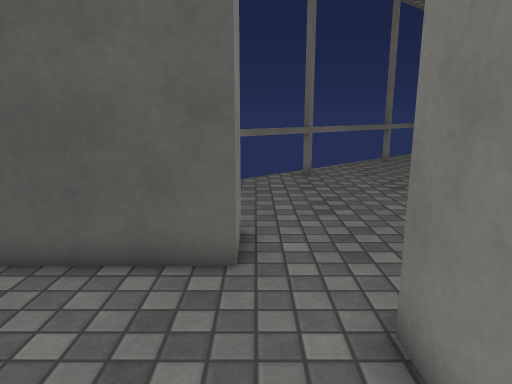
view 1 (above)

16 first-person views from a walk through a Unity game level. The camera is 1.3 m above the floor, tilts 12° down and sees 70° across. The floor is counted in squares, 0.5 m on a side. Each view is taken from the middle of a square. On the plan, view 1 faces up. The plan holds only what a view shows up to about 20 squares ahead; the rest is blank. The place goes on beyond the plan. The player character is not drawn. Surface patterns are stand-ins for the level's own textures.

view 2
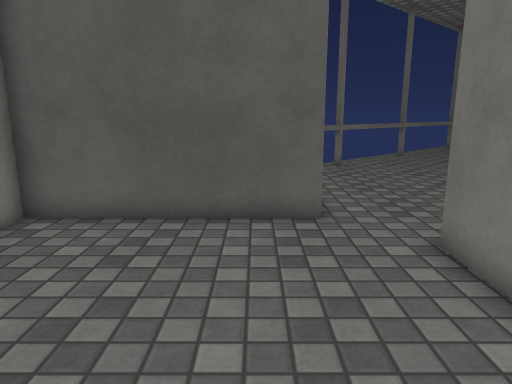

view 3
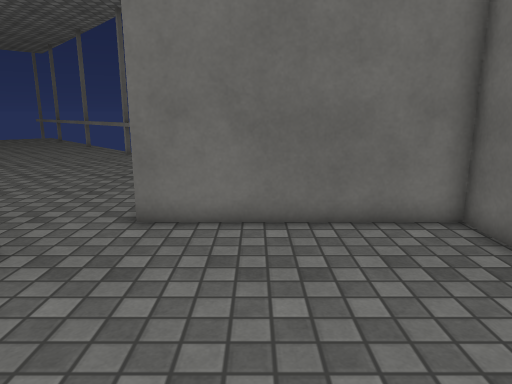

view 4
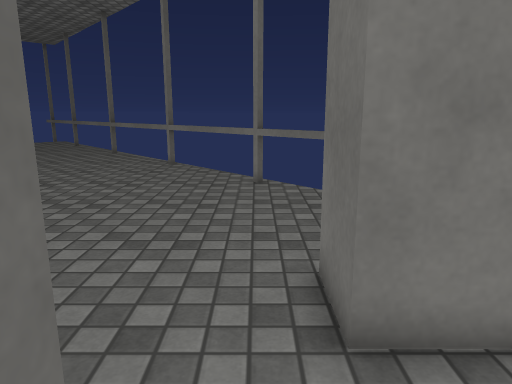

view 5
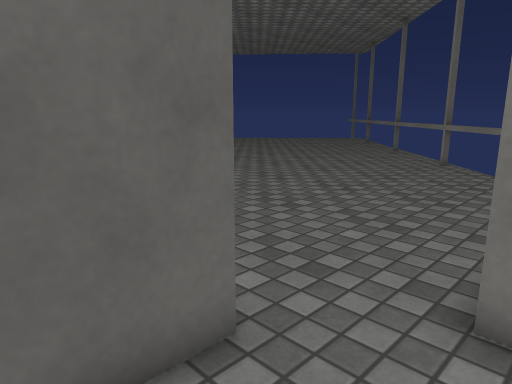

view 6
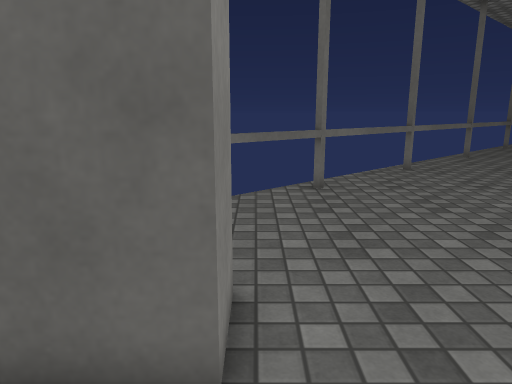

view 7
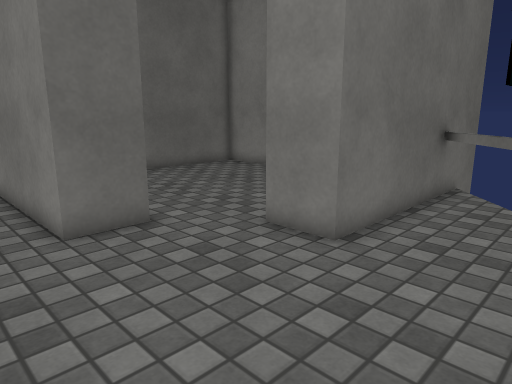

view 8
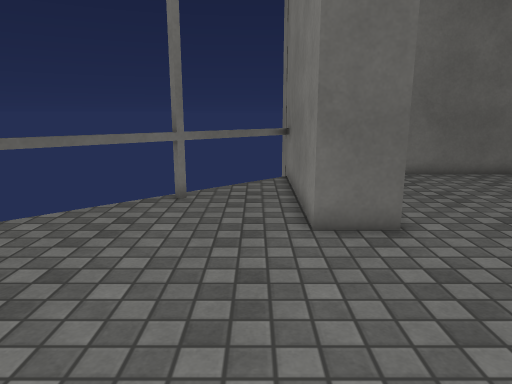

view 9
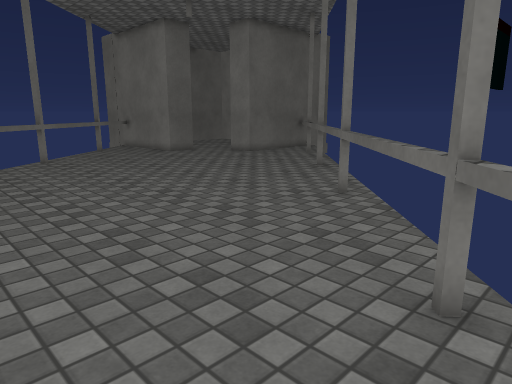

view 10
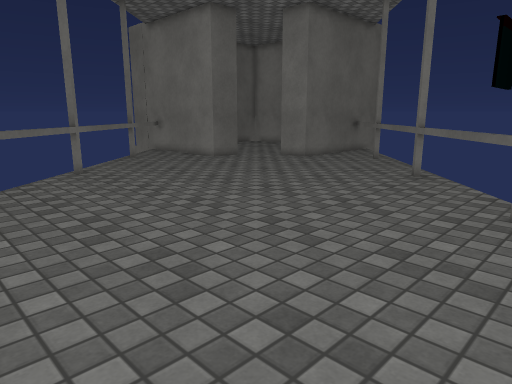

view 11
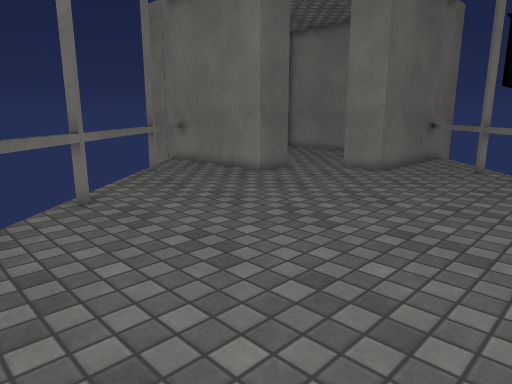

view 12
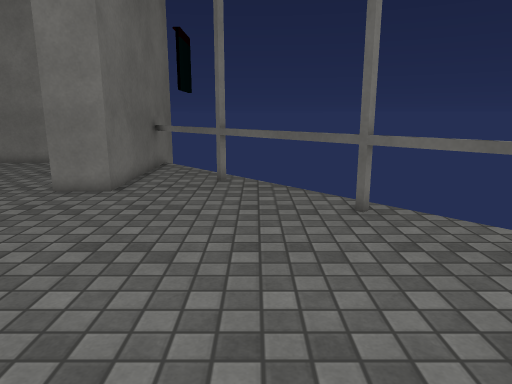

view 13
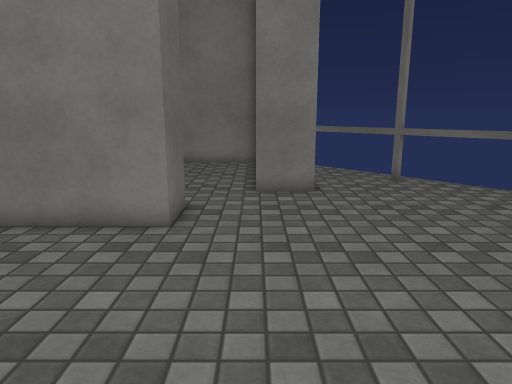

view 14
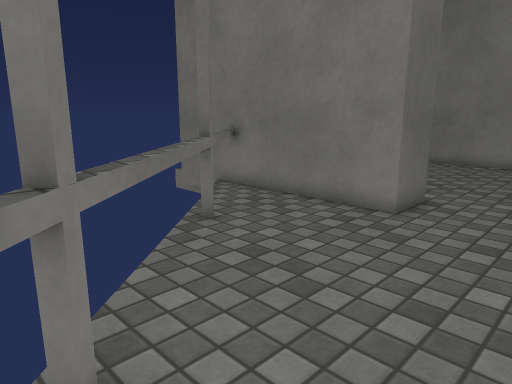

view 15
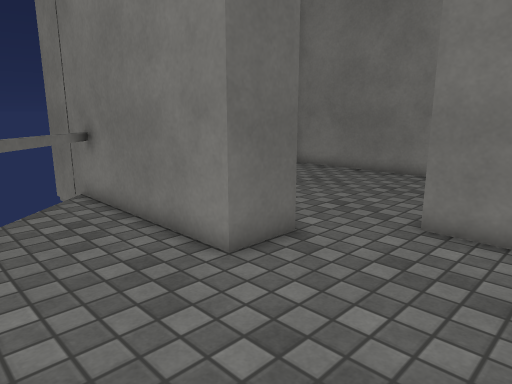

view 16
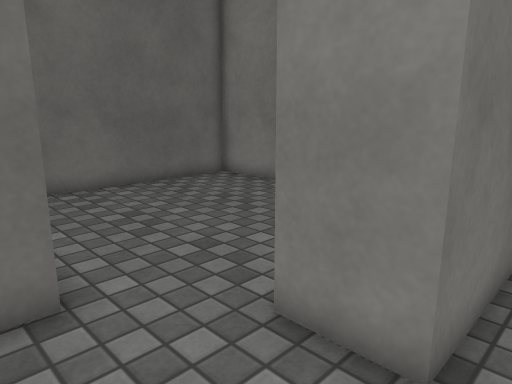

### Floor plan
Points are (right, up) in squares from view 1. A wall is a line through its corners. A room is listed if a view was taken in it or the views show most of it. See-through windows are left out.
Room 1 (views 1, 2, 3, 4, 5, 6)
walls: (-0.3, 6) (-7.9, 6) (-7.9, -4.1) (1.7, -4.1) (1.7, 4)
ways out: opening at (1.5, 5) to room 2
Room 2 (views 7, 8, 9, 10, 11, 12, 13, 14, 15, 16)
walls: (14, 26.3) (-6.3, 8); (1.7, 4) (3.7, 4) (3.7, -3); (3.6, -2.6) (18.3, 10.6); (-8.5, 8) (-0.3, 8) (-0.3, 6)
ways out: opening at (1.5, 5) to room 1

Positions as (right, up) in squares from view 1, and headings:
1: (0, 0), facing up
2: (-2, -3), facing up
3: (-7, 1), facing right
4: (-2, 5), facing right
5: (-3, 3), facing up-right
6: (0, 3), facing up
7: (6, 12), facing down-left
8: (5, 12), facing down
9: (18, 27), facing down-left
10: (18, 22), facing down-left
11: (16, 16), facing down-left
12: (12, 13), facing left
13: (12, 6), facing left
14: (13, 8), facing down-left
15: (8, 9), facing down-left
16: (3, 9), facing down-left
